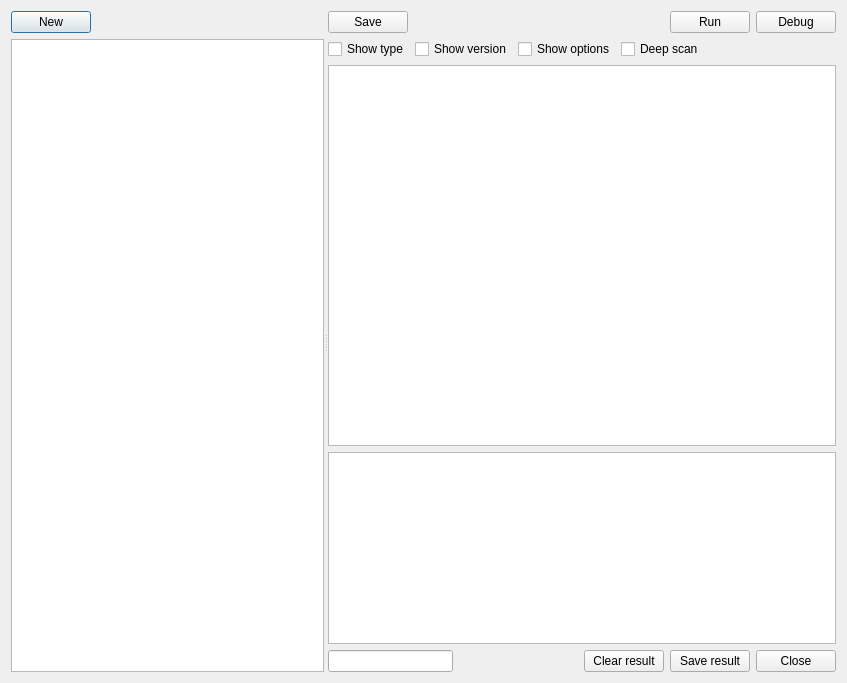
<?xml version="1.0" encoding="UTF-8"?>
<ui version="4.0">
 <class>DialogSignatures</class>
 <widget class="QDialog" name="DialogSignatures">
  <property name="windowModality">
   <enum>Qt::ApplicationModal</enum>
  </property>
  <property name="geometry">
   <rect>
    <x>0</x>
    <y>0</y>
    <width>847</width>
    <height>683</height>
   </rect>
  </property>
  <property name="windowTitle">
   <string>Signatures</string>
  </property>
  <property name="modal">
   <bool>true</bool>
  </property>
  <layout class="QVBoxLayout" name="verticalLayout_3">
   <item>
    <widget class="QSplitter" name="splitter">
     <property name="orientation">
      <enum>Qt::Horizontal</enum>
     </property>
     <widget class="QWidget" name="widgetPanel" native="true">
      <property name="maximumSize">
       <size>
        <width>350</width>
        <height>16777215</height>
       </size>
      </property>
      <layout class="QVBoxLayout" name="verticalLayout_2">
       <item>
        <layout class="QHBoxLayout" name="horizontalLayout_2">
         <item>
          <widget class="QPushButton" name="pushButtonNew">
           <property name="text">
            <string>New</string>
           </property>
          </widget>
         </item>
         <item>
          <spacer name="horizontalSpacer_2">
           <property name="orientation">
            <enum>Qt::Horizontal</enum>
           </property>
           <property name="sizeHint" stdset="0">
            <size>
             <width>40</width>
             <height>20</height>
            </size>
           </property>
          </spacer>
         </item>
        </layout>
       </item>
       <item>
        <widget class="QTreeWidget" name="treeWidgetSignatures">
         <property name="editTriggers">
          <set>QAbstractItemView::NoEditTriggers</set>
         </property>
         <attribute name="headerVisible">
          <bool>false</bool>
         </attribute>
         <column>
          <property name="text">
           <string notr="true">1</string>
          </property>
         </column>
        </widget>
       </item>
      </layout>
     </widget>
     <widget class="QWidget" name="layoutWidget">
      <layout class="QVBoxLayout" name="verticalLayout">
       <item>
        <layout class="QHBoxLayout" name="horizontalLayout">
         <item>
          <widget class="QPushButton" name="pushButtonSave">
           <property name="text">
            <string>Save</string>
           </property>
          </widget>
         </item>
         <item>
          <spacer name="horizontalSpacer">
           <property name="orientation">
            <enum>Qt::Horizontal</enum>
           </property>
           <property name="sizeHint" stdset="0">
            <size>
             <width>40</width>
             <height>20</height>
            </size>
           </property>
          </spacer>
         </item>
         <item>
          <widget class="QPushButton" name="pushButtonRun">
           <property name="text">
            <string>Run</string>
           </property>
          </widget>
         </item>
         <item>
          <widget class="QPushButton" name="pushButtonDebug">
           <property name="text">
            <string>Debug</string>
           </property>
          </widget>
         </item>
        </layout>
       </item>
       <item>
        <layout class="QHBoxLayout" name="horizontalLayout_4">
         <item>
          <widget class="QCheckBox" name="checkBoxShowType">
           <property name="text">
            <string>Show type</string>
           </property>
          </widget>
         </item>
         <item>
          <widget class="QCheckBox" name="checkBoxShowVersion">
           <property name="text">
            <string>Show version</string>
           </property>
          </widget>
         </item>
         <item>
          <widget class="QCheckBox" name="checkBoxShowOptions">
           <property name="text">
            <string>Show options</string>
           </property>
          </widget>
         </item>
         <item>
          <widget class="QCheckBox" name="checkBoxDeepscan">
           <property name="text">
            <string>Deep scan</string>
           </property>
          </widget>
         </item>
         <item>
          <spacer name="horizontalSpacer_4">
           <property name="orientation">
            <enum>Qt::Horizontal</enum>
           </property>
           <property name="sizeHint" stdset="0">
            <size>
             <width>40</width>
             <height>20</height>
            </size>
           </property>
          </spacer>
         </item>
        </layout>
       </item>
       <item>
        <widget class="DIE_SignatureEdit" name="plainTextEditSignature"/>
       </item>
       <item>
        <widget class="QPlainTextEdit" name="plainTextEditResult">
         <property name="sizePolicy">
          <sizepolicy hsizetype="Expanding" vsizetype="Minimum">
           <horstretch>0</horstretch>
           <verstretch>0</verstretch>
          </sizepolicy>
         </property>
         <property name="readOnly">
          <bool>true</bool>
         </property>
        </widget>
       </item>
       <item>
        <layout class="QHBoxLayout" name="horizontalLayout_3">
         <item>
          <widget class="QLineEdit" name="lineEditElapsedTime">
           <property name="alignment">
            <set>Qt::AlignCenter</set>
           </property>
           <property name="readOnly">
            <bool>true</bool>
           </property>
          </widget>
         </item>
         <item>
          <spacer name="horizontalSpacer_3">
           <property name="orientation">
            <enum>Qt::Horizontal</enum>
           </property>
           <property name="sizeHint" stdset="0">
            <size>
             <width>40</width>
             <height>20</height>
            </size>
           </property>
          </spacer>
         </item>
         <item>
          <widget class="QPushButton" name="pushButtonClearResult">
           <property name="text">
            <string>Clear result</string>
           </property>
          </widget>
         </item>
         <item>
          <widget class="QPushButton" name="pushButtonSaveResult">
           <property name="text">
            <string>Save result</string>
           </property>
          </widget>
         </item>
         <item>
          <widget class="QPushButton" name="pushButtonClose">
           <property name="text">
            <string>Close</string>
           </property>
          </widget>
         </item>
        </layout>
       </item>
      </layout>
     </widget>
    </widget>
   </item>
  </layout>
 </widget>
 <customwidgets>
  <customwidget>
   <class>DIE_SignatureEdit</class>
   <extends>QPlainTextEdit</extends>
   <header>die_signatureedit.h</header>
  </customwidget>
 </customwidgets>
 <resources/>
 <connections/>
</ui>
